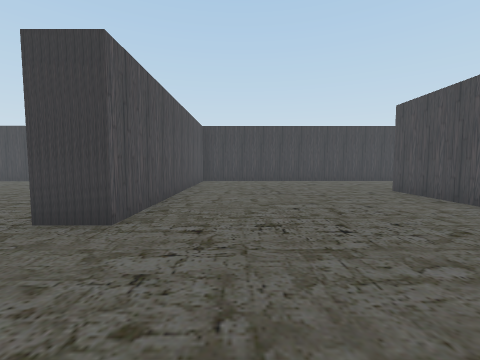
View 1 (above)

18 first-person views from a walk through a 3-D level made in the Unity game engine. The camera is 1.4 m above the floor, tilts 4° down and sees 90° across. The floor is counted in squares, 1.8 m on a side. Each view is taken from the middle of a square. On the plan, view 1 faces up. The plan holds only what a view shows up to about 9 squares ahead; the rest is blank. The place goes on beyond the plan. The player character is not drawn.

View 2
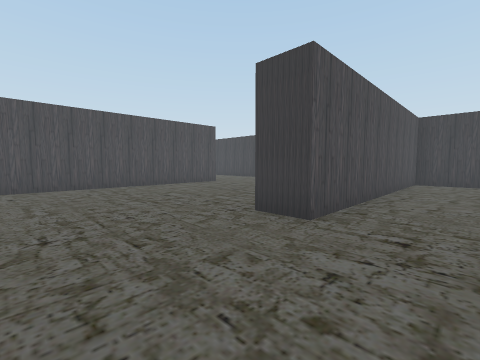

View 3
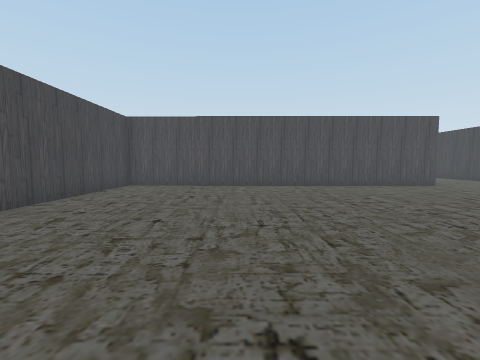

View 4
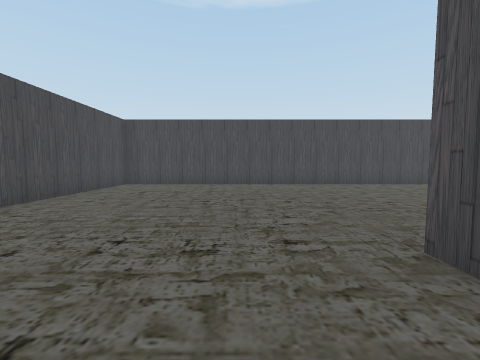

View 5
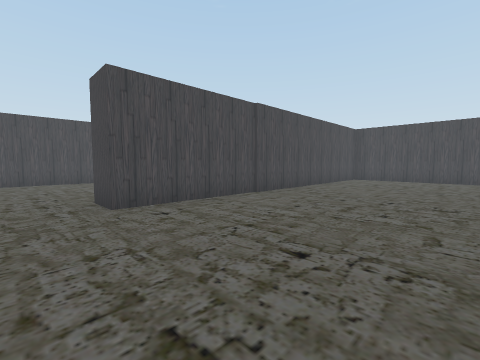

View 6
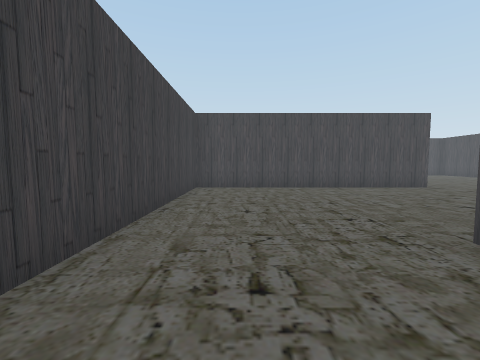

View 7
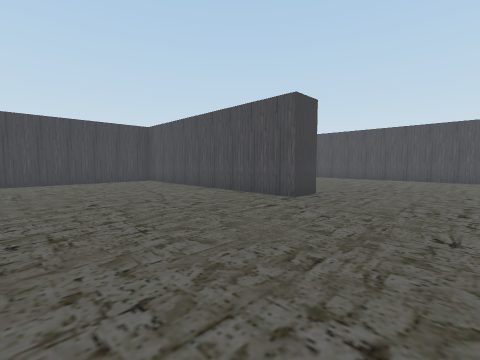

View 8
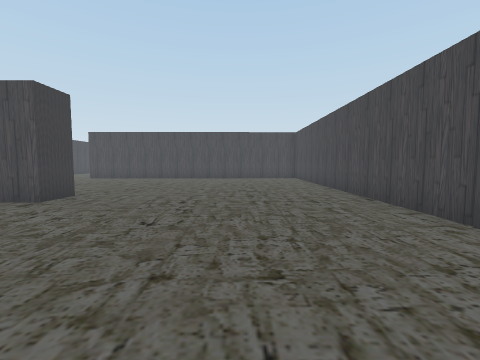

View 9
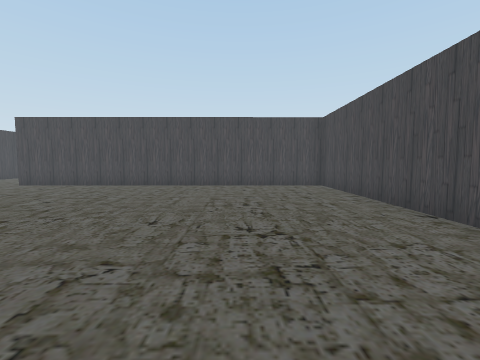

View 10
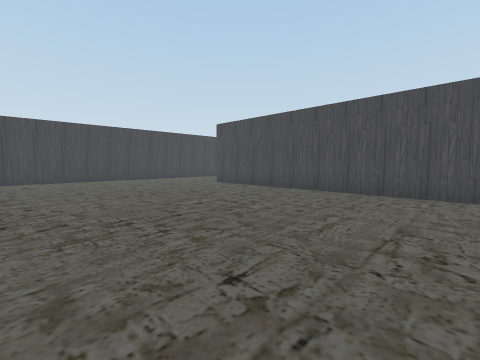

View 11
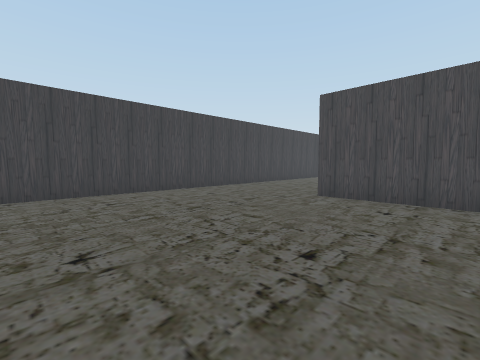

View 12
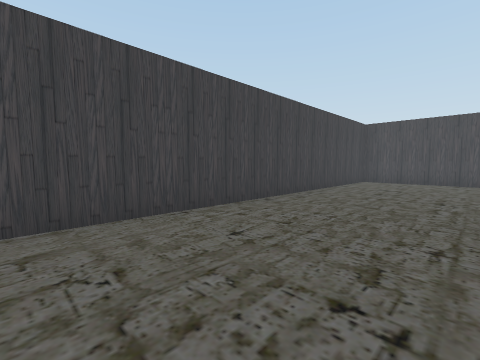

View 13
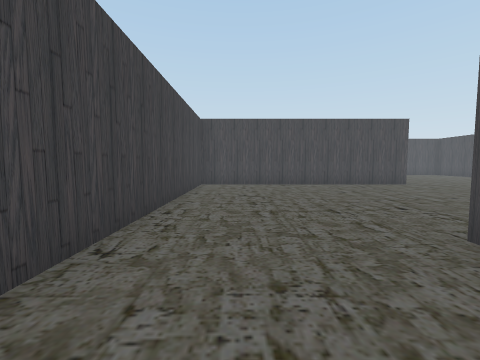

View 14
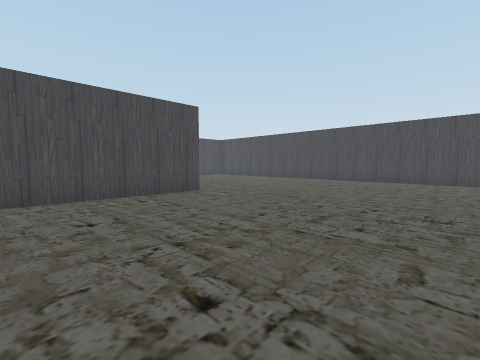

View 15
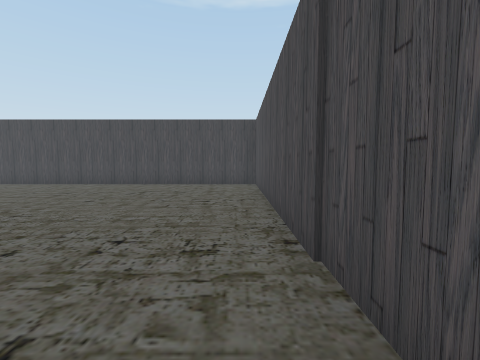

View 16
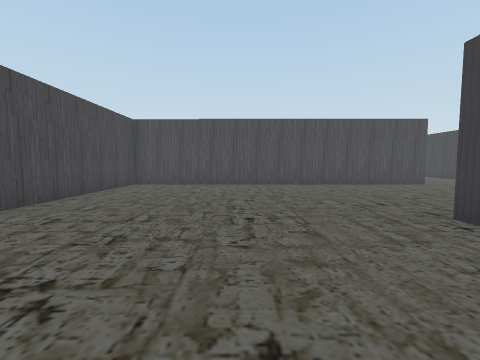

View 17
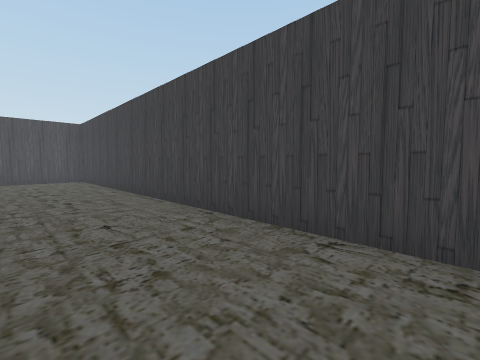

View 18
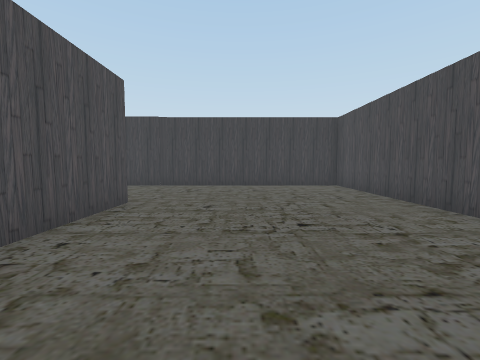

### Floor plan
Points are (right, up) in squares from view 1. A wall is a line through its corners. A room is listed if a view was taken in it or the views show most of it. See-through windows are left out.
Room 1 (views 1, 2, 3, 4, 5, 6, 7, 8, 9, 10, 11, 12, 13, 14, 15, 16, 17, 18)
walls: (11.8, 3) (10.7, 3) (10.7, 10.4) (-1.6, 10.4) (-1.6, 3) (-2.6, 3); (19.4, 4.5) (19.4, -3.9) (26.5, -3.9); (-2.6, 5.4) (-2.6, 10.4) (-8.5, 10.4); (25.7, 2.9) (25.7, 10.4) (12, 10.4); (-8.2, 6.8) (-8.2, -3.9) (4.3, -3.9) (4.3, 6.7) (5.3, 6.7) (5.3, -3.9) (18.4, -3.9) (18.4, 6.8)

Where each view was taken, in squares from view 1:
view 1: 0 up, 0 right, facing up
view 2: 0 up, 0 right, facing up-left
view 3: 0 up, 0 right, facing left
view 4: 5 up, 0 right, facing down
view 5: 8 up, 0 right, facing down-right
view 6: 9 up, 3 right, facing right
view 7: 0 up, 6 right, facing up-right
view 8: 1 down, 6 right, facing right
view 9: 1 down, 10 right, facing right
view 10: 1 down, 12 right, facing up-right
view 11: 4 up, 13 right, facing up-right
view 12: 7 up, 15 right, facing up-right
view 13: 9 up, 17 right, facing right
view 14: 7 up, 20 right, facing down-right
view 15: 5 up, 20 right, facing down
view 16: 0 up, 14 right, facing left
view 17: 8 up, 10 right, facing up-left
view 18: 2 up, 6 left, facing up
